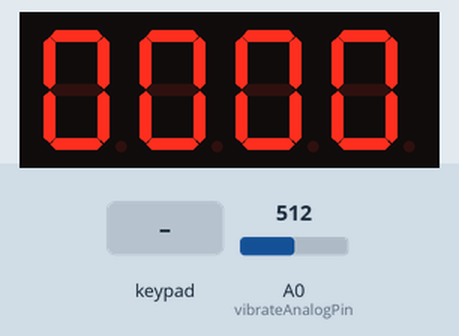
Bench run of a sketch on a simulated Arduino Mega 2560, built with avr-gcc and run on an emulated ATmega2560. Shown: 4-digit seven-segment display. The inputs (shaded band) are chosen by the test bench; at power-on: A0 (vibrateAnalogPin) = 512.

Above: at 2.9 s.
3.0 s: keypad keys 1 2 3 4 # pressed 0.4 s apart
At 9.17 s:
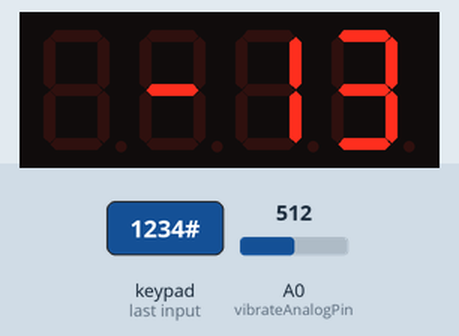
9.3 s: key '1' pressed
At 10.0 s:
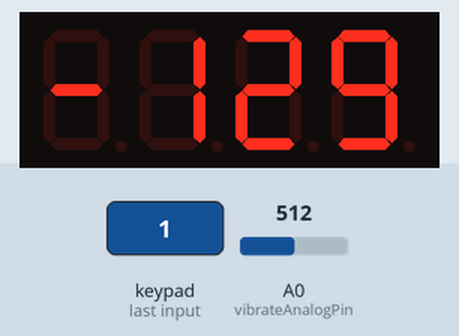
10.8 s: key '3' pressed
At 11.1 s:
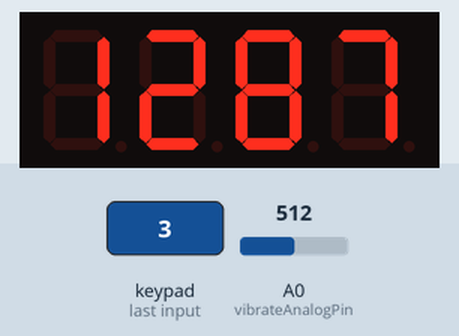
12.3 s: keypad keys 2 2 2 3 2 4 2 5 pressed 0.4 s apart
At 13.3 s:
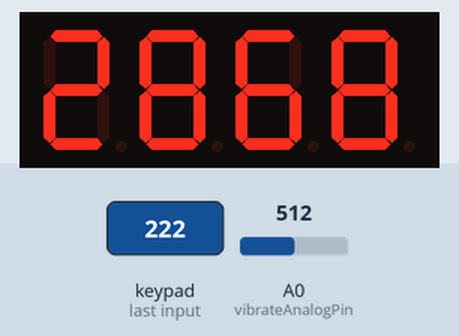
Timing chart, 0 to 15.3 s (numbered marks = the images above; inputs shaded):
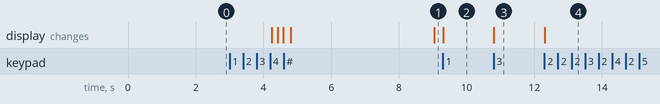

The sketch:

codes.ino
```cpp
#include <Keypad.h>
#include <TM1637Display.h>

#define CLK 4
#define DIO 5
int vibrateAnalogPin = A0;
int vibrateAnalogValue = 0;
int buzzerPin = 7;
int YOURPASS = 1234;
int Alarm = 0;
int num;

const byte ROWS = 4;
const byte COLS = 4;

char hexaKeys[ROWS][COLS] = {
  {'1','2','3','A'},
  {'4','5','6','B'},
  {'7','8','9','C'},
  {'*','0','#','D'}
};
byte rowPins[ROWS] = {22, 23, 24, 25};
byte colPins[COLS] = {26, 27, 28, 29};
char customKey[10];


Keypad customKeypad = Keypad( makeKeymap(hexaKeys), rowPins, colPins, ROWS, COLS);
TM1637Display display(CLK, DIO);

void setup() {
  pinMode(vibrateAnalogPin,INPUT);
  Serial.begin(9600);
  display.setBrightness(0x0f, true);
}

void loop() {
  long int Pass = 0;
  num=0;
  display.showNumberDec(Pass, true, 4, 0);
  vibrateAnalogValue = analogRead(vibrateAnalogPin);
  delay(100);
  if (vibrateAnalogValue < 950) {
     Alarm +=1;
     digitalWrite(buzzerPin,HIGH);
     delay(2000);
     digitalWrite(buzzerPin,LOW);
  }

  while (Alarm == 2) {
    int customKey = customKeypad.getKey();
    if (Pass != YOURPASS)  digitalWrite(buzzerPin,HIGH);
    if (Pass == YOURPASS)  {
      digitalWrite(buzzerPin,LOW);
      Alarm = 0;
      }
    if (customKey){
      num++;
      if (num<5) Pass = Pass*10 + (customKey-48);
      if (customKey == 65) {
        Pass=0;
        num=0;
      }
      display.showNumberDec(Pass, false, 4, 0);
      }
  }
}
```

Measured:
- after the input at 3.0 s, the display: first changes after 1.2 s (image 1 shows a later state)
- after the input at 9.3 s, the display: changes at once (image 2)
- after the input at 10.8 s, the display: changes at once (image 3)
- after the input at 12.3 s, the display: changes at once (image 4)
